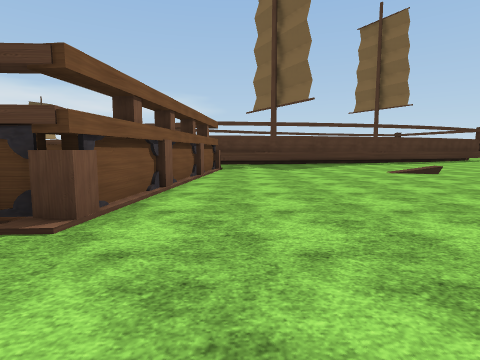
View 1 (above)

24 first-person views from a walk through a scene from a Unity 3-D project. The camera is 1.3 m above the floor, tilts 6° down and sees 80° across. The floor is counted in squares, 2 m on a side. Each view is taken from the middle of a square. On the plan, view 1 faces up. The plan holds only what a view shows up to about 9 squares ahead; the rest is blank. The place goes on beyond the plan. Flat ground stands in for the terrain. Some animated figures are not drawn. Some surface patterns are stand-ins.

View 2
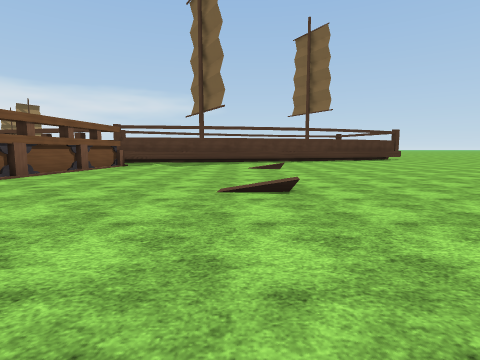

View 3
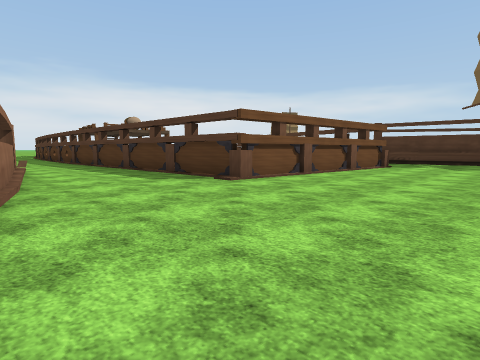

View 4
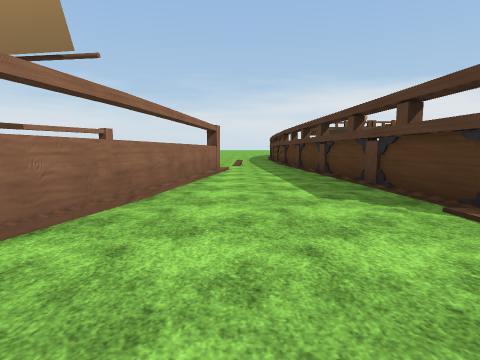

View 5
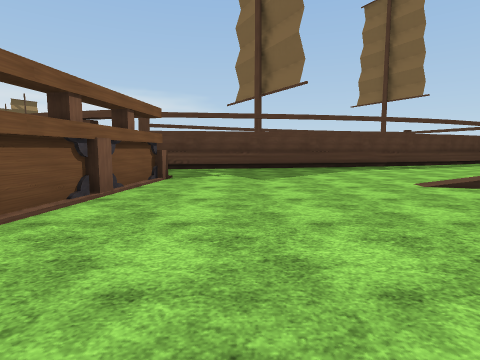

View 6
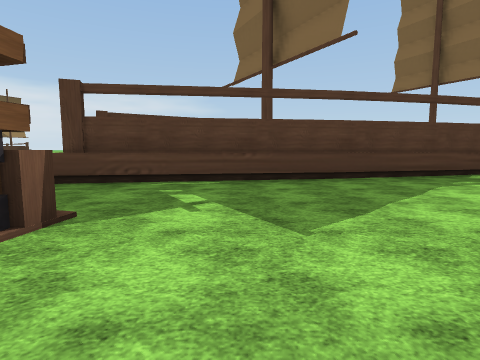

View 7
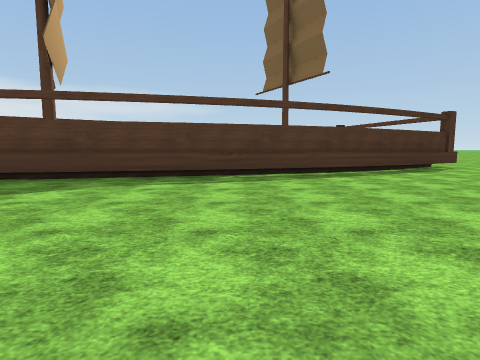

View 8
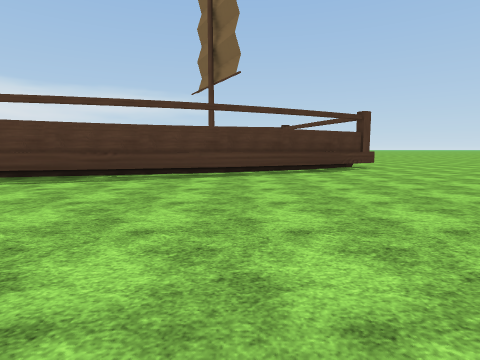

View 9
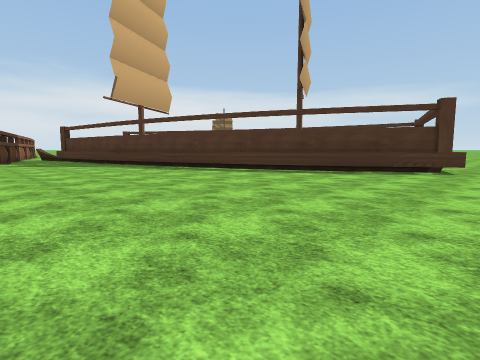

View 10
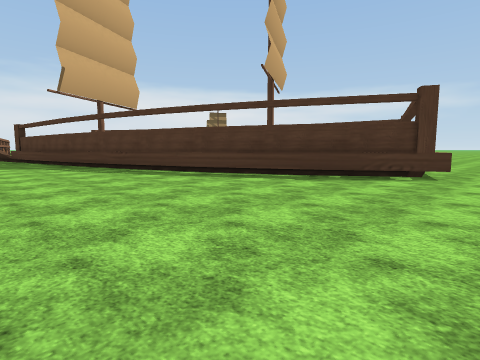

View 11
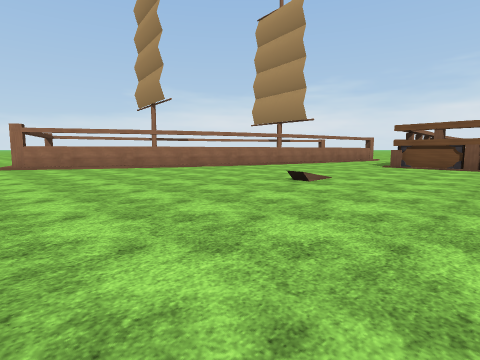

View 12
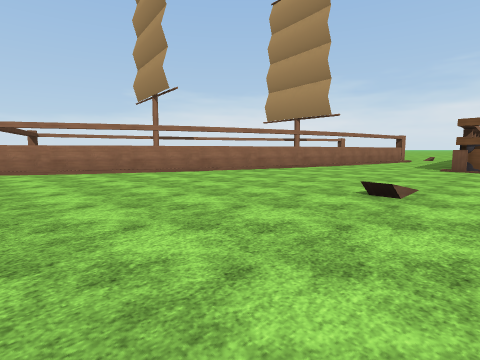

View 13
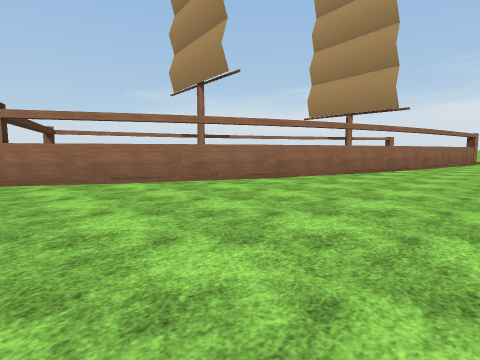

View 14
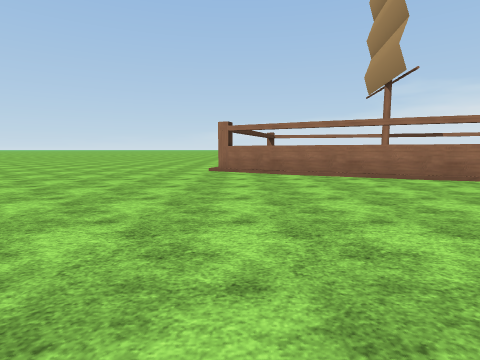

View 15
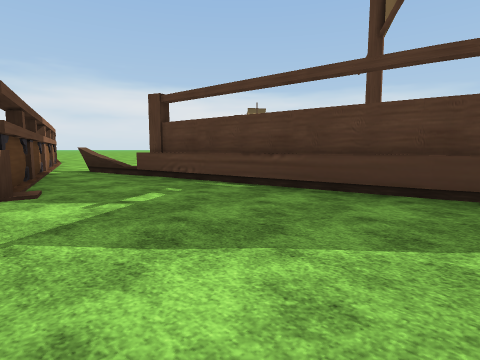

View 16
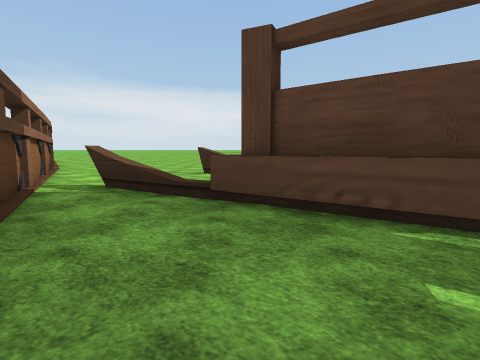

View 17
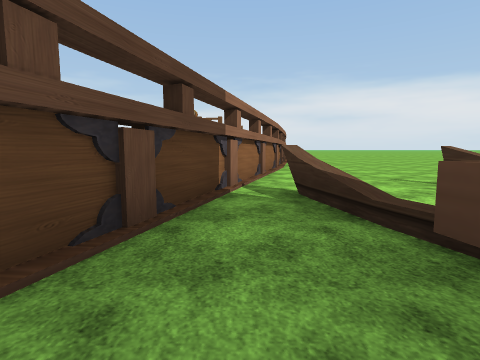

View 18
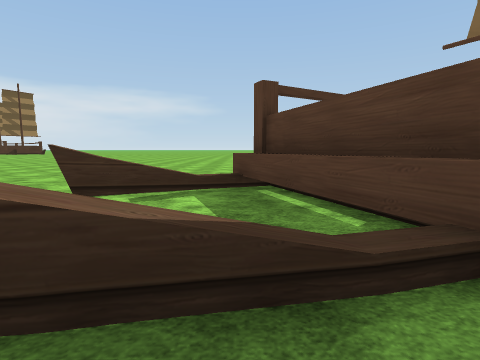

View 19
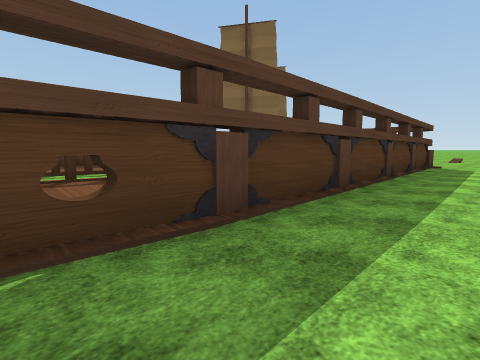

View 20
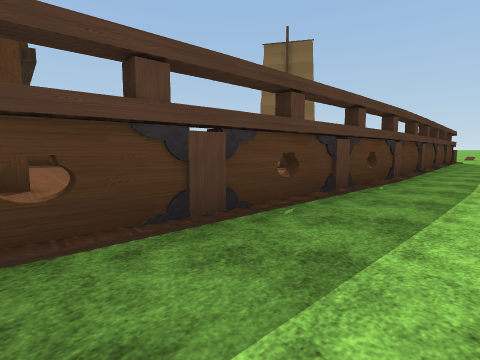

View 21
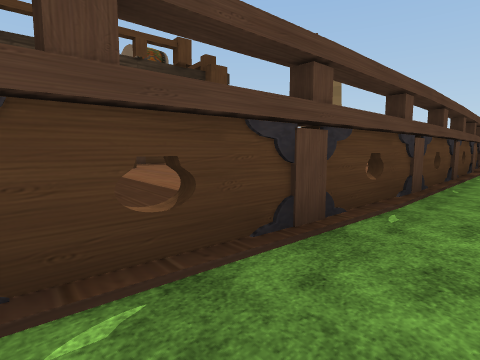

View 22
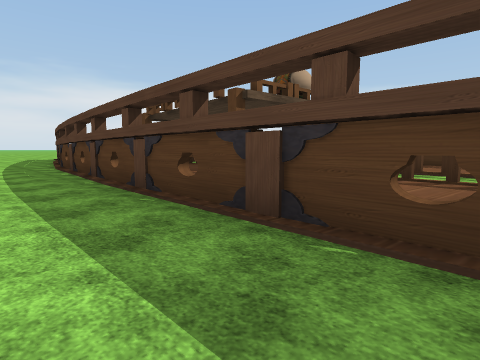

View 23
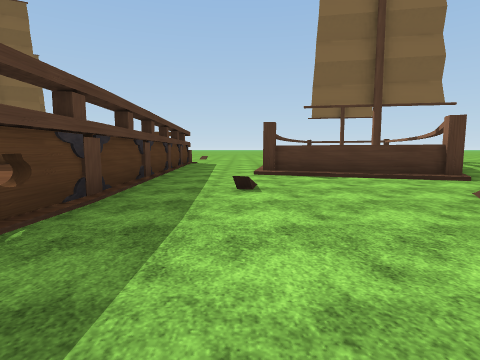

View 24
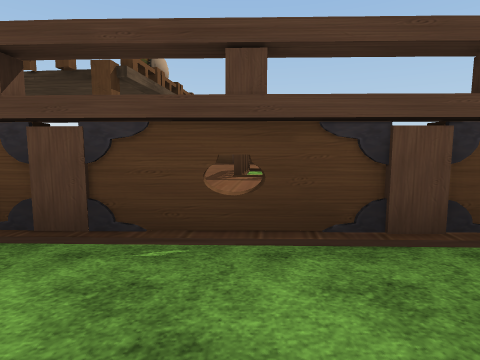

### Floor plan
Key: @ floor where view 1 was taken; # wall or solid block; x gap in a wall; . floor; / step, stairs or slope; = window, fence, low wall or low ledge; ^ raised ledge; P pillar; O other object.
Columns run from 22 left of view 1 to 16 right of it. Each row starts with its distance up from view 1.
 20            ..                       ^.
 19            ...                       .
 18             ...                     ^^
 17             ...   #               ^##.
 16             ....#x^^            ^##....
 15             ....^..#         ^^##......
 14              ......#^    ^^####........
 13             .......^^######............
 12            ###...^=....................
 11              ####......................
 10        ..        ####..................
  9     ..###            #.................
  8    ...#.  ##         #...../...........
  7   ....#....          #............
  6   .... ####          O............
  5   xxP.  ...         O#...........
  4  ..     ..          O............
  3 ###            ######............
  2 ...############..................
  1 .................................
  0    ......../..........@...........
 -1        .......####.................
 -2         ...../#  ######............
 -3          ....##       ####..........
 -4           ...#           ###........

Positions as (right, up) in squares from view 1, and headings:
1: (0, 0), facing up
2: (4, -2), facing up
3: (3, -2), facing up-left
4: (1, 0), facing left
5: (1, 3), facing up
6: (1, 7), facing up
7: (7, 7), facing up
8: (10, 7), facing up
9: (16, 8), facing up-left
10: (16, 10), facing up-left
11: (10, 6), facing down-left
12: (9, 4), facing down-left
13: (9, 1), facing down-left
14: (8, 3), facing down
15: (4, 9), facing up-left
16: (0, 10), facing up-left
17: (-1, 11), facing left
18: (-4, 11), facing up
19: (-14, 0), facing up-right
20: (-19, 0), facing up-right
21: (-22, 1), facing up-right
22: (-13, 0), facing up-left
23: (-16, 0), facing right
24: (-16, 0), facing up
